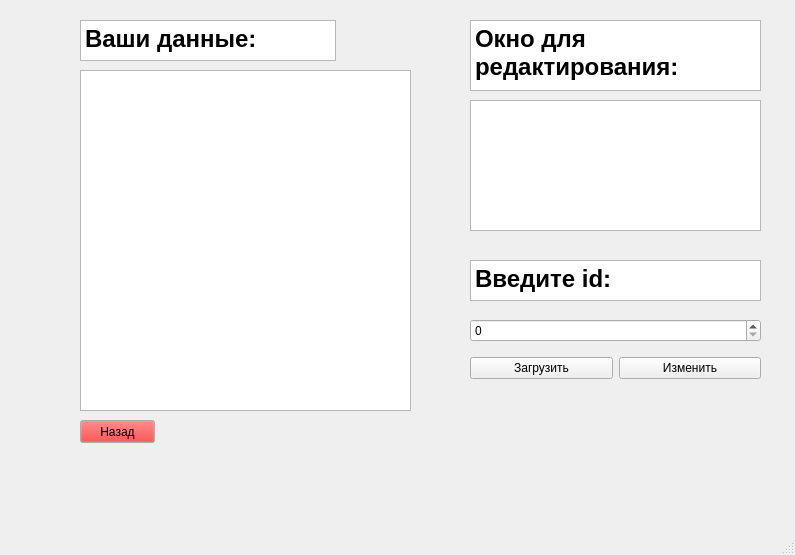
<?xml version="1.0" encoding="UTF-8"?>
<ui version="4.0">
 <class>MainWindow</class>
 <widget class="QMainWindow" name="MainWindow">
  <property name="geometry">
   <rect>
    <x>0</x>
    <y>0</y>
    <width>795</width>
    <height>555</height>
   </rect>
  </property>
  <property name="windowTitle">
   <string>MainWindow</string>
  </property>
  <widget class="QWidget" name="centralwidget">
   <widget class="QTableWidget" name="tableWidget_2">
    <property name="geometry">
     <rect>
      <x>80</x>
      <y>70</y>
      <width>331</width>
      <height>341</height>
     </rect>
    </property>
   </widget>
   <widget class="QPushButton" name="pushButton_4">
    <property name="geometry">
     <rect>
      <x>80</x>
      <y>420</y>
      <width>75</width>
      <height>23</height>
     </rect>
    </property>
    <property name="palette">
     <palette>
      <active>
       <colorrole role="Button">
        <brush brushstyle="SolidPattern">
         <color alpha="255">
          <red>255</red>
          <green>0</green>
          <blue>0</blue>
         </color>
        </brush>
       </colorrole>
      </active>
      <inactive>
       <colorrole role="Button">
        <brush brushstyle="SolidPattern">
         <color alpha="255">
          <red>255</red>
          <green>0</green>
          <blue>0</blue>
         </color>
        </brush>
       </colorrole>
      </inactive>
      <disabled>
       <colorrole role="Button">
        <brush brushstyle="SolidPattern">
         <color alpha="255">
          <red>255</red>
          <green>0</green>
          <blue>0</blue>
         </color>
        </brush>
       </colorrole>
      </disabled>
     </palette>
    </property>
    <property name="text">
     <string>Назад</string>
    </property>
   </widget>
   <widget class="QTextBrowser" name="textBrowser">
    <property name="geometry">
     <rect>
      <x>80</x>
      <y>20</y>
      <width>256</width>
      <height>41</height>
     </rect>
    </property>
    <property name="html">
     <string>&lt;!DOCTYPE HTML PUBLIC &quot;-//W3C//DTD HTML 4.0//EN&quot; &quot;http://www.w3.org/TR/REC-html40/strict.dtd&quot;&gt;
&lt;html&gt;&lt;head&gt;&lt;meta name=&quot;qrichtext&quot; content=&quot;1&quot; /&gt;&lt;style type=&quot;text/css&quot;&gt;
p, li { white-space: pre-wrap; }
&lt;/style&gt;&lt;/head&gt;&lt;body style=&quot; font-family:'MS Shell Dlg 2'; font-size:8.25pt; font-weight:400; font-style:normal;&quot;&gt;
&lt;p style=&quot; margin-top:0px; margin-bottom:0px; margin-left:0px; margin-right:0px; -qt-block-indent:0; text-indent:0px;&quot;&gt;&lt;span style=&quot; font-size:18pt; font-weight:600;&quot;&gt;Ваши данные:&lt;/span&gt;&lt;/p&gt;&lt;/body&gt;&lt;/html&gt;</string>
    </property>
   </widget>
   <widget class="QTextBrowser" name="textBrowser_2">
    <property name="geometry">
     <rect>
      <x>470</x>
      <y>20</y>
      <width>291</width>
      <height>71</height>
     </rect>
    </property>
    <property name="html">
     <string>&lt;!DOCTYPE HTML PUBLIC &quot;-//W3C//DTD HTML 4.0//EN&quot; &quot;http://www.w3.org/TR/REC-html40/strict.dtd&quot;&gt;
&lt;html&gt;&lt;head&gt;&lt;meta name=&quot;qrichtext&quot; content=&quot;1&quot; /&gt;&lt;style type=&quot;text/css&quot;&gt;
p, li { white-space: pre-wrap; }
&lt;/style&gt;&lt;/head&gt;&lt;body style=&quot; font-family:'MS Shell Dlg 2'; font-size:8.25pt; font-weight:400; font-style:normal;&quot;&gt;
&lt;p style=&quot; margin-top:0px; margin-bottom:0px; margin-left:0px; margin-right:0px; -qt-block-indent:0; text-indent:0px;&quot;&gt;&lt;span style=&quot; font-size:18pt; font-weight:600;&quot;&gt;Окно для редактирования:&lt;/span&gt;&lt;/p&gt;&lt;/body&gt;&lt;/html&gt;</string>
    </property>
   </widget>
   <widget class="QWidget" name="verticalLayoutWidget">
    <property name="geometry">
     <rect>
      <x>470</x>
      <y>310</y>
      <width>291</width>
      <height>80</height>
     </rect>
    </property>
    <layout class="QVBoxLayout" name="verticalLayout">
     <item>
      <widget class="QSpinBox" name="spinBox">
       <property name="maximum">
        <number>100000000</number>
       </property>
      </widget>
     </item>
     <item>
      <layout class="QHBoxLayout" name="horizontalLayout">
       <item>
        <widget class="QPushButton" name="pushButton_2">
         <property name="text">
          <string>Загрузить</string>
         </property>
        </widget>
       </item>
       <item>
        <widget class="QPushButton" name="pushButton_3">
         <property name="text">
          <string>Изменить</string>
         </property>
        </widget>
       </item>
      </layout>
     </item>
    </layout>
   </widget>
   <widget class="QTextBrowser" name="textBrowser_3">
    <property name="geometry">
     <rect>
      <x>470</x>
      <y>260</y>
      <width>291</width>
      <height>41</height>
     </rect>
    </property>
    <property name="html">
     <string>&lt;!DOCTYPE HTML PUBLIC &quot;-//W3C//DTD HTML 4.0//EN&quot; &quot;http://www.w3.org/TR/REC-html40/strict.dtd&quot;&gt;
&lt;html&gt;&lt;head&gt;&lt;meta name=&quot;qrichtext&quot; content=&quot;1&quot; /&gt;&lt;style type=&quot;text/css&quot;&gt;
p, li { white-space: pre-wrap; }
&lt;/style&gt;&lt;/head&gt;&lt;body style=&quot; font-family:'MS Shell Dlg 2'; font-size:8.25pt; font-weight:400; font-style:normal;&quot;&gt;
&lt;p style=&quot; margin-top:0px; margin-bottom:0px; margin-left:0px; margin-right:0px; -qt-block-indent:0; text-indent:0px;&quot;&gt;&lt;span style=&quot; font-size:18pt; font-weight:600;&quot;&gt;Введите id:&lt;/span&gt;&lt;/p&gt;&lt;/body&gt;&lt;/html&gt;</string>
    </property>
   </widget>
   <widget class="QTableWidget" name="tableWidget">
    <property name="geometry">
     <rect>
      <x>470</x>
      <y>100</y>
      <width>291</width>
      <height>131</height>
     </rect>
    </property>
   </widget>
  </widget>
  <widget class="QMenuBar" name="menubar">
   <property name="geometry">
    <rect>
     <x>0</x>
     <y>0</y>
     <width>795</width>
     <height>21</height>
    </rect>
   </property>
  </widget>
  <widget class="QStatusBar" name="statusbar"/>
 </widget>
 <resources/>
 <connections/>
</ui>
